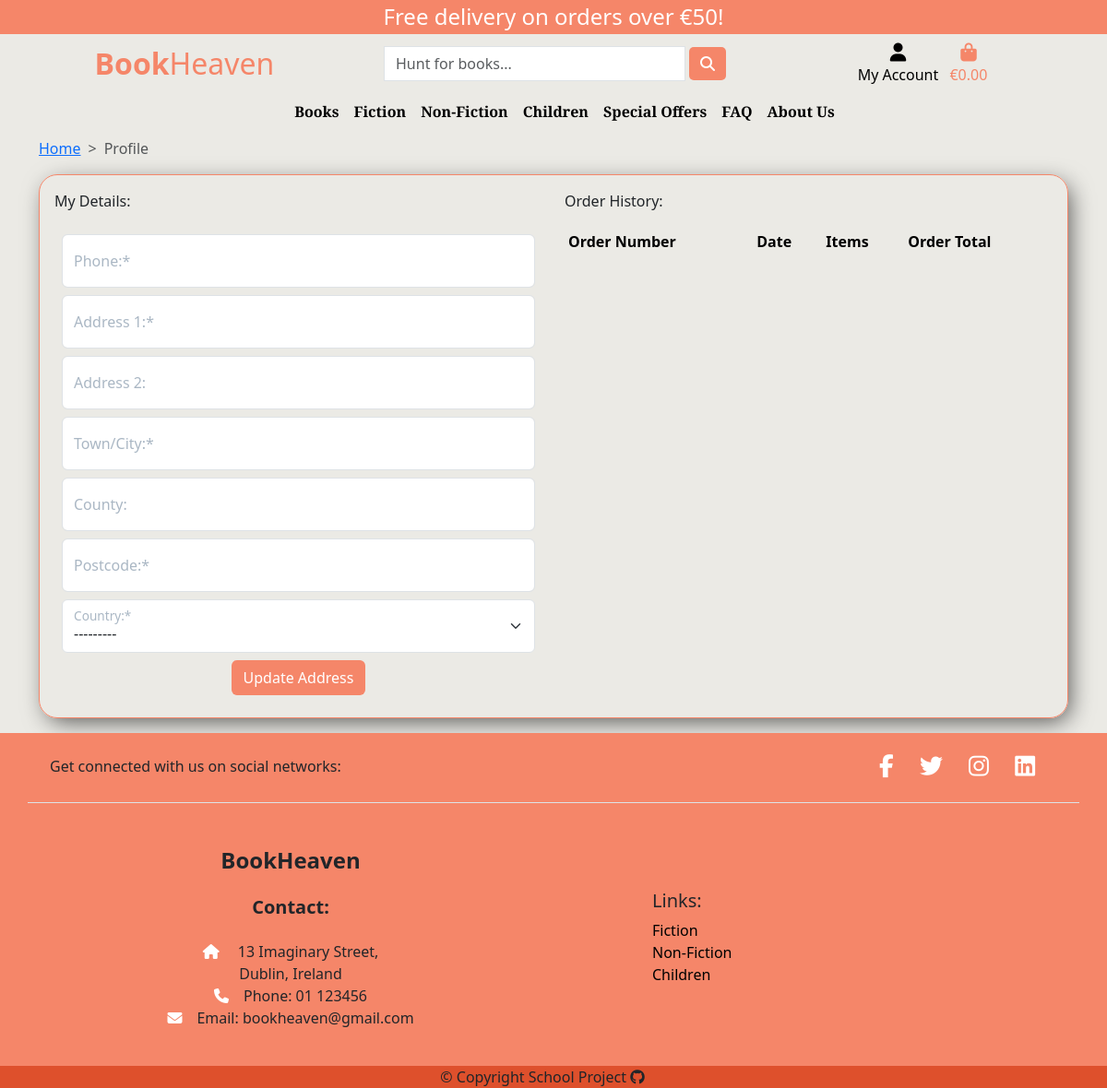
Before: /profiles/profile/bae50a5cec5548c7a8229ebbbe4f918a/ (signed in) with the older database file.
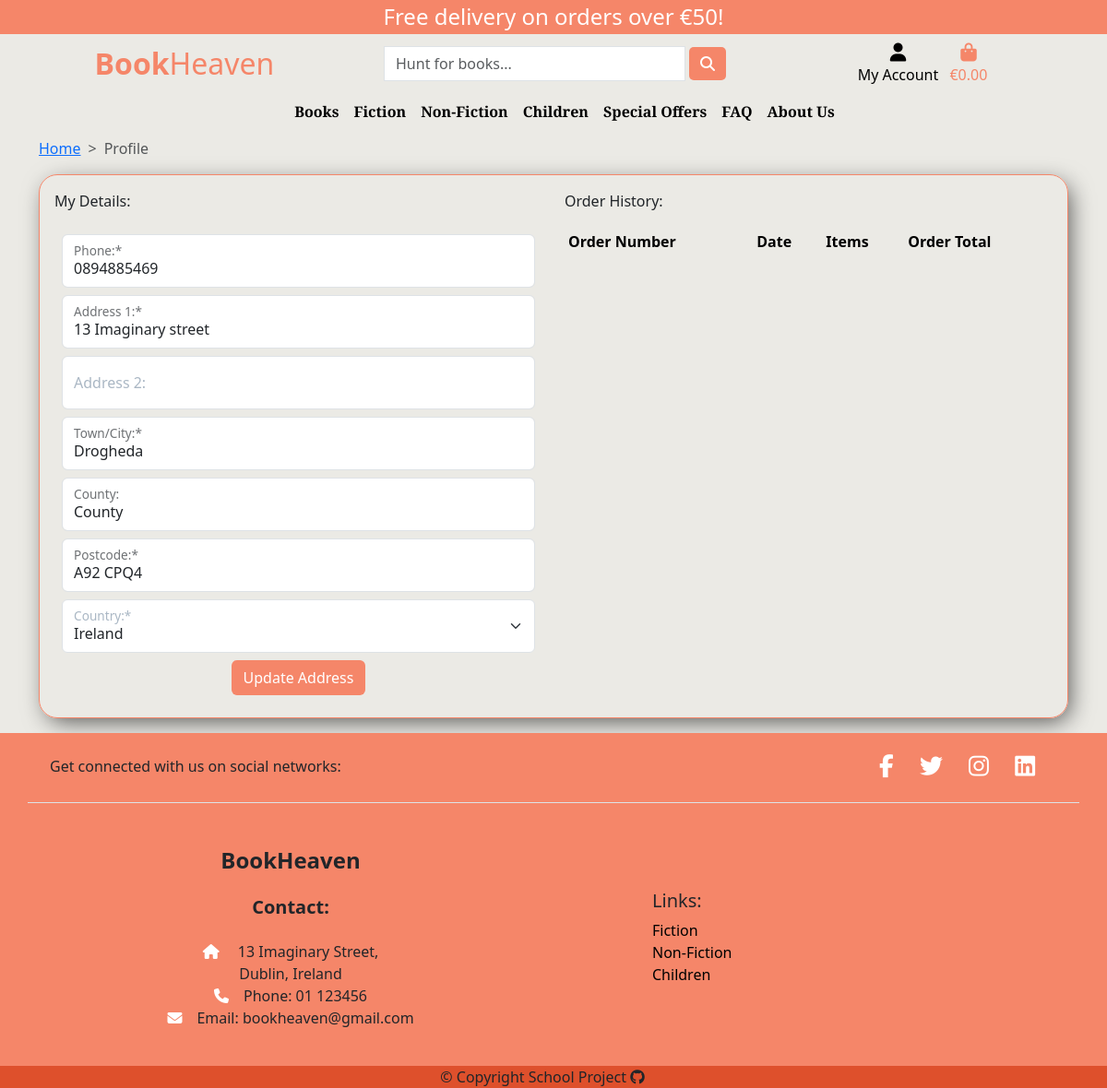
After: the same page with the newer database file.
### profiles/models.py (models this page shows, shortened)
class UserProfile(models.Model):
    id = models.UUIDField(default=uuid.uuid4, unique=True,
                          editable=False, primary_key=True)
    user = models.OneToOneField(User, on_delete=models.CASCADE)
    default_phone_number = models.CharField(
        max_length=20, null=True, blank=True)
    default_street_address1 = models.CharField(
        max_length=80, null=True, blank=True)
    default_street_address2 = models.CharField(
        max_length=80, null=True, blank=True)
    default_town_or_city = models.CharField(
        max_length=40, null=True, blank=True)
    default_county = models.CharField(max_length=80, null=True, blank=True)
    default_postcode = models.CharField(max_length=20, null=True, blank=True)
    default_country = CountryField(max_length=40, null=True, blank=True)

### profiles/views.py (the view)
# urls.py: path('profile/<str:pk>/', views.profile_page, name='profile'),
@login_required
def profile_page(request, pk):
    profile = get_object_or_404(UserProfile, id=pk)
    if request.method == 'POST':
        form = UserProfileForm(request.POST, instance=profile)
        if form.is_valid():
            form.save()
            messages.success(request, 'Profile updated successfully')
    form = UserProfileForm(instance=profile)
    orders = profile.orders.all()
    context = {
        'profile': profile,
        'form': form,
        'orders': orders,
    }
    return render(request, 'profiles/profile.html', context)

### profiles/forms.py
class UserProfileForm(forms.ModelForm):
    class Meta:
        model = UserProfile
        exclude = ('user',)

### profiles/templates/profiles/profile.html (shortened to what this page needs)
{% extends 'base.html' %}
{% load widget_tweaks %}
{% block content %}
<section class="profile mb-3">
    <div class="container">
        <nav style="--bs-breadcrumb-divider: '>';" aria-label="breadcrumb">
            <ol class="breadcrumb">
                <li class="breadcrumb-item"><a href="{% url 'home' %}">Home</a></li>
                <li class="breadcrumb-item active" aria-current="page">Profile</li>
            </ol>
        </nav>
    </div>
    <div class="container">
        <div class="row">
            <div class="col-12">
                <div class="custom-border p-3">
                    <div class="row">
                        <div class="col-12 col-lg-6 text-center">
                            <p class="text-start">My Details:</p>
                            <form class="checkout-form mt-2" id="checkout-form" method="POST" action="">
                                <div class="form-floating mb-2">
                                    {% render_field form.default_phone_number|add_required_class:"is-required"|attr:"pattern:^(?:\+?\d{1,4}|\d{1,4}00)(\d{9})$"|attr:"title:'Please enter a valid phone number'" class="form-control" placeholder=form.default_phone_number.label %}
                                    <label for="{{ form.default_phone_number.id_for_label }}" class="form-label">Phone:*</label>
                                </div>
                                <div class="form-floating mb-2">
                                    {% render_field form.default_street_address1|add_required_class:"is-required" class="form-control" placeholder=form.default_street_address1.label %}
                                    <label for="{{ form.default_street_address1.id_for_label }}" class="form-label">Address 1:*</label>
                                </div>
                                <div class="form-floating mb-2">
                                    {% render_field form.default_street_address2 class="form-control" placeholder=form.default_street_address2.label %}
                                    <label for="{{ form.default_street_address2.id_for_label }}" class="form-label">Address 2:</label>
                                </div>
                                <div class="form-floating mb-2">
                                    {% render_field form.default_town_or_city|add_required_class:"is-required" class="form-control" placeholder=form.default_town_or_city.label %}
                                    <label for="{{ form.default_town_or_city.id_for_label }}" class="form-label">Town/City:*</label>
                                </div>
                                <div class="form-floating mb-2">
                                    {% render_field form.default_county class="form-control" placeholder=form.default_county.label %}
                                    <label for="{{ form.default_county.id_for_label }}" class="form-label">County:</label>
                                </div>
                                <div class="form-floating mb-2">
                                    {% render_field form.default_postcode class="form-control" placeholder=form.default_postcode.label %}
                                    <label for="{{ form.default_postcode.id_for_label }}" class="form-label">Postcode:*</label>
                                </div>
                                <div class="form-floating mb-2">
                                    {% render_field form.default_country|add_required_class:"is-required" class="form-select" %}
                                    <label for="{{ form.default_country.id_for_label }}" class="form-label">Country:*</label>
                                </div>
                                <button class="btn btn-orange">Update Address</button>
                            </form>
                        </div>
                        <div class="col-12 col-lg-6 mt-4 mt-lg-0">
                            <p>Order History:</p>
                            <div class="order-history table-responsive">
                                <table class="table table-sm table-borderless">
                                    <thead>
                                        <tr>
                                            <th>Order Number</th>
                                            <th>Date</th>
                                            <th>Items</th>
                                            <th>Order Total</th>
                                        </tr>
                                    </thead>
                                </table>
                            </div>
                        </div>
                    </div>
                </div>
            </div>
        </div>
    </div>
</section>
{% endblock content %}

### templates/base.html (shortened to what this page needs)
<!DOCTYPE html>
{% load static %}
<html lang="en">
<head>
    <link href="https://cdn.jsdelivr.net/npm/bootstrap@5.3.2/dist/css/bootstrap.min.css" rel="stylesheet"
>
    <link rel="stylesheet" href="{% static 'css/style.css' %}">
</head>
<body>
    {% include 'partials/nav.html' %}
    {% block content %}
    {% endblock %}
    <footer class="text-center text-lg-start" id="footer">
        <div class="container d-flex justify-content-center justify-content-lg-between p-4 border-bottom">
            <div class="me-5 d-none d-lg-block">
                <span>Get connected with us on social networks:</span>
            </div>
            <div id="social-links">
                <a href="https://www.facebook.com/" target="_blank" class="me-4 text-reset text-white" aria-label="Link to Facebook">
                    <i class="fab fa-facebook-f"></i>
                </a>
                <a href="https://twitter.com/" target="_blank" class="me-4 text-reset" aria-label="Link to Twitter">
                    <i class="fab fa-twitter"></i>
                </a>
                <a href="https://www.instagram.com/" target="_blank" class="me-4 text-reset" aria-label="Link to Instagram">
                    <i class="fab fa-instagram"></i>
                </a>
                <a href="https://www.linkedin.com/" target="_blank" class="me-4 text-reset" aria-label="Link to LinkedIn">
                    <i class="fab fa-linkedin"></i>
                </a>
            </div>
        </div>
        <div class="container  mt-5">
            <div class="row mt-3 d-flex align-items-center">
                <div class="col-md-3 col-lg-4 mx-auto mb-4 text-sm-center ">
                    <h4 class="fw-bold mb-4">BookHeaven</h4>
                    <h5 class="fw-bold mb-4">Contact:</h5>
                    <p class="mb-0"><i class="fas fa-home me-3 text-white"></i>
                        13 Imaginary Street,
                        <br>
                        Dublin, Ireland
                    </p>
                    <p class="mb-0"><i class="fas fa-phone me-3 text-white"></i>Phone: 01 123456</p>
                    <p><i class="fas fa-envelope me-3 text-white"></i>Email: bookheaven@gmail.com</p>
                </div>
                <div class="col-md-3 col-lg-4 mx-auto mb-4 text-sm-center text-md-start ">
                    <h5>Links:</h5>
                    <ul class="list-unstyled">
                        <li><a class="text-decoration-none text-black" href="#">Fiction</a></li>
                        <li><a class="text-decoration-none text-black" href="#">Non-Fiction</a></li>
                        <li><a class="text-decoration-none text-black" href="#">Children</a></li>
                    </ul>
                </div>
            </div>
        </div>
        <div class="text-center copyright">
            <p class="mb-0">&copy; Copyright School Project <a href="" target="_blank" class="me-4 text-reset" aria-label="Link to GitHub">
                    <i class="fab fa-github"></i>
                </a></p>
        </div>
    </footer>
</body>
</html>

### templates/partials/nav.html (shortened to what this page needs)
<header class="container-fluid">
    <div id="delivery-banner" class="row text-center">
        <div class="col bg-orange text-white">
            <h4 class="logo-font my-1">Free delivery on orders over €{{ free_delivery_threshold }}!</h4>
        </div>
    </div>
    <div id="topnav" class="row pt-lg-2 d-none d-lg-flex">
        <div class="col-12 col-lg-4 my-auto py-1 py-lg-0 text-center text-lg-left">
            <a href="{% url 'home' %}" class="nav-link">
                <h2 class="logo-font text-orange my-0"><strong>Book</strong>Heaven</h2>
            </a>
        </div>
        <div class="col-12 col-lg-4 my-auto py-1 py-lg-0">
            <form method="" action="{% url 'all-products' %}">
                <div class="input-group w-100">
                    <input class="form-control border mx-1 rounded-0" type="text" name="q" placeholder="Hunt for books...">
                    <div class="input-group-append">
                        <button class="form-control btn btn-orange" type="submit">
                            <span class="search-icon text-white">
                                <i class="fas fa-search" aria-hidden="true"></i>
                            </span>
                        </button>
                    </div>
                </div>
            </form>
        </div>
        <div class="col-12 col-lg-4 my-auto py-1 py-lg-0">
            <ul class="list-inline list-unstyled text-center text-lg-right my-0">
                <li class="list-inline-item dropdown">
                    <a class="text-black nav-link" href="#" id="account-options" aria-haspopup="true" aria-expanded="false"
                        data-bs-toggle="dropdown">
                        <div class="text-center">
                            <div><i class="fas fa-user fa-lg" aria-hidden="true"></i></div>
                            <p class="my-0">My Account</p>
                        </div>
                    </a>
                </li>
                <li class="list-inline-item">
                    <a class="text-orange font-weight-bold nav-link" href="{% url 'view-cart' %}">
                        <div class="text-center">
                            <div><i class="fas fa-shopping-bag fa-lg" aria-hidden="true"></i></div>
                            <p class="my-0">
                                {% if grand_total %}
                                €{{ grand_total|floatformat:2 }}
                                {% else %}
                                €0.00
                                {% endif %}
                            </p>
                        </div>
                    </a>
                </li>
            </ul>
        </div>
    </div>
    <div class="row">
        <nav class="navbar navbar-expand-lg navbar-light w-100">
            <div class="navbar-collapse collapse" id="main-nav">
                <ul class="navbar-nav w-auto mx-auto">
                    <li class="nav-item dropdown">
                        <a class="logo-font font-weight-bold nav-link text-black mr-5" href="#" id="fiction-link" aria-haspopup="true"
                            aria-expanded="false" data-bs-toggle="dropdown">Books</a>
                    </li>
                    <li class="nav-item dropdown">
                        <a class="logo-font font-weight-bold nav-link text-black mr-5" href="#" id="fiction-link" aria-haspopup="true"
                            aria-expanded="false" data-bs-toggle="dropdown">Fiction</a>
                    </li>
                    <li class="nav-item dropdown">
                        <a class="logo-font font-weight-bold nav-link text-black mr-5" href="#" id="non-fiction-link" aria-haspopup="true"
                            aria-expanded="false" data-bs-toggle="dropdown">Non-Fiction</a>
                    </li>
                    <li class="nav-item dropdown">
                        <a class="logo-font font-weight-bold nav-link text-black mr-5" href="#" id="children-link" aria-haspopup="true"
                            aria-expanded="false" data-bs-toggle="dropdown">Children</a>
                    </li>
                    <li class="nav-item dropdown">
                        <a class="logo-font font-weight-bold nav-link text-black" href="#" id="specials-link" aria-haspopup="true"
                            aria-expanded="false" data-bs-toggle="dropdown">
                            Special Offers
                        </a>
                    </li>
                    <li class="nav-item">
                        <a class="logo-font font-weight-bold nav-link text-black mr-5" href="{% url 'faq-page' %}">FAQ</a>
                    </li>
                    <li class="nav-item">
                        <a class="logo-font font-weight-bold nav-link text-black mr-5" href="#">About Us</a>
                    </li>
                </ul>
            </div>
        </nav>
    </div>
</header>

### static/css/style.css (style rules this page uses)
:root { --orange: #f58669; --dark-orange: #de502c; --offwhite: #ebe8e0; --offwhite2: #efefed; --dark-gray: #574c49; --white: #ffff; --brown: #63453d; }
body { min-height: 100vh; display: flex; flex-direction: column; background-color: #ebeae5; }
.navbar-nav .nav-link { font-weight: 600; font-family: 'Libre Baskerville', serif; }
.btn-orange { background-color: var(--orange); color: var(--white); }
.bg-orange { background-color: var(--orange); }
.custom-border { border: var(--orange) 1px solid; border-radius: 20px; box-shadow: 5px 7px 26px -4px rgba(0, 0, 0, 0.66); -webkit-box-shadow: 5px 7px 26px -4px rgba(0, 0, 0, 0.66); -moz-box-shadow: 5px 7px 26px -4px rgba(0, 0, 0, 0.66); }
.text-orange { color: var(--orange); }
.table > :not(caption) > * > * { background-color: transparent; border-bottom-color: var(--dark-gray); }
.checkout-form { padding: 8px; }
.checkout-form .form-floating > label { color: #aab7c4; }
.order-history { max-height: 529px; overflow-y: auto; }
#footer { background-color: var(--orange); margin-top: auto; }
#social-links a { text-decoration: none; }
#social-links a i { color: var(--white); font-size: 25px; }
.copyright { background-color: var(--dark-orange); }

Changed rows visible on the page:
changed UserProfile: default_phone_number (not shown) → "0894885469"; default_street_address1 (not shown) → "13 Imaginary street"; default_town_or_city (not shown) → "Drogheda"; default_county (not shown) → "County"; default_postcode (not shown) → "A92 CPQ4"; default_country "---------" → "Ireland"
